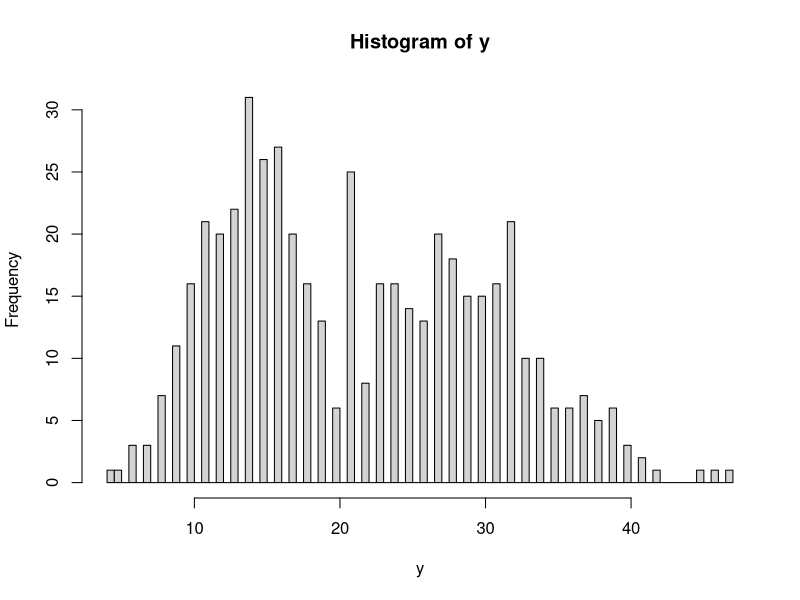
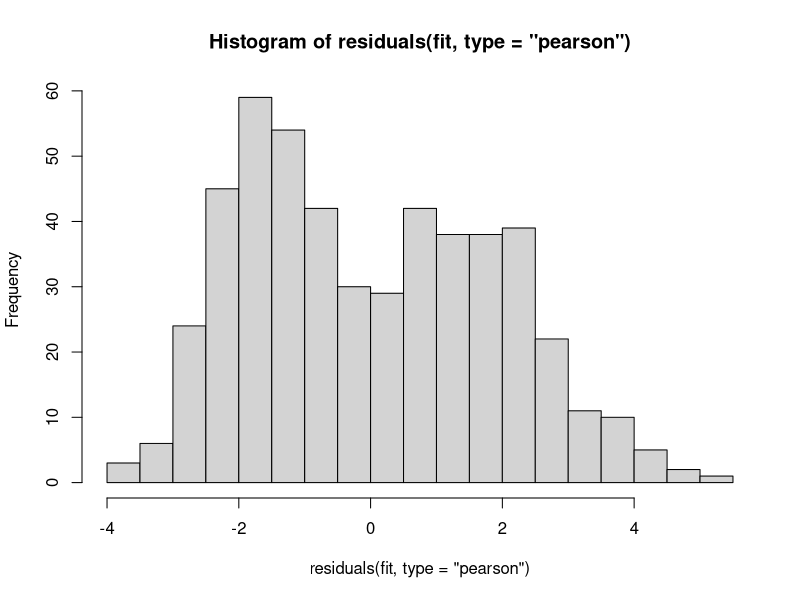
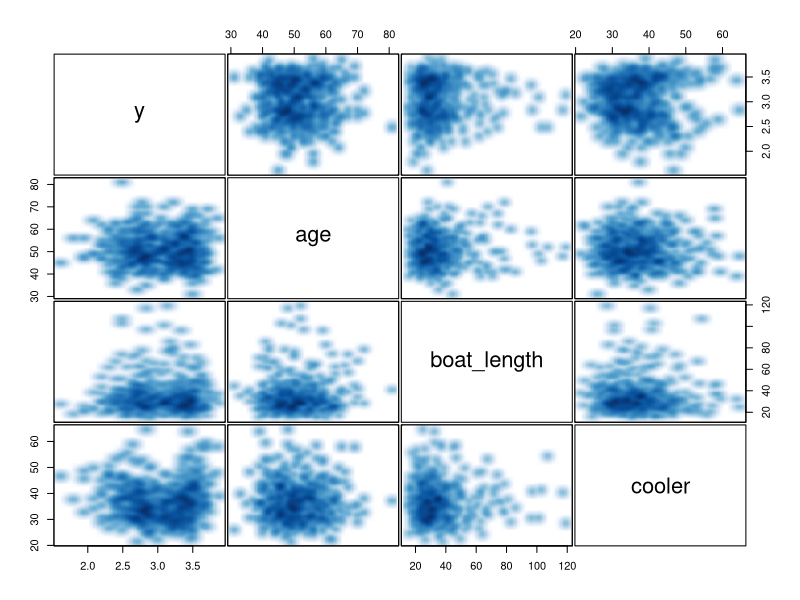
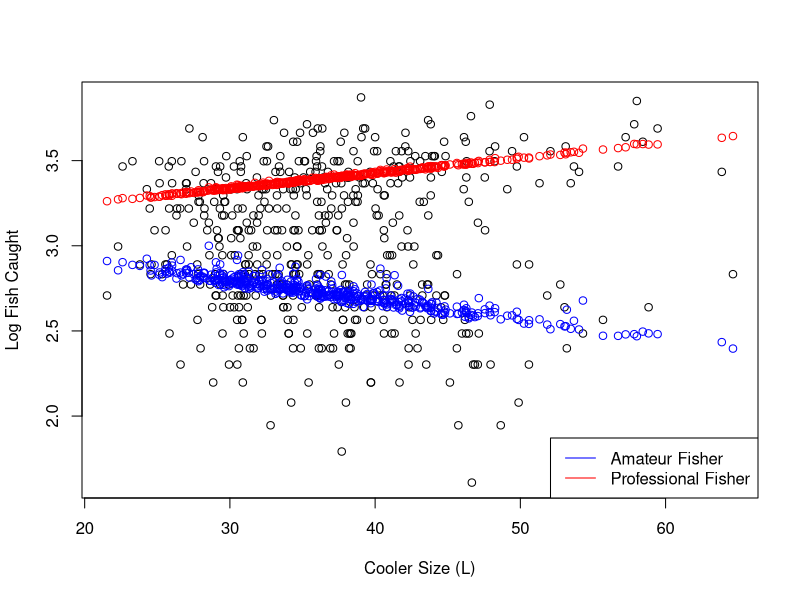
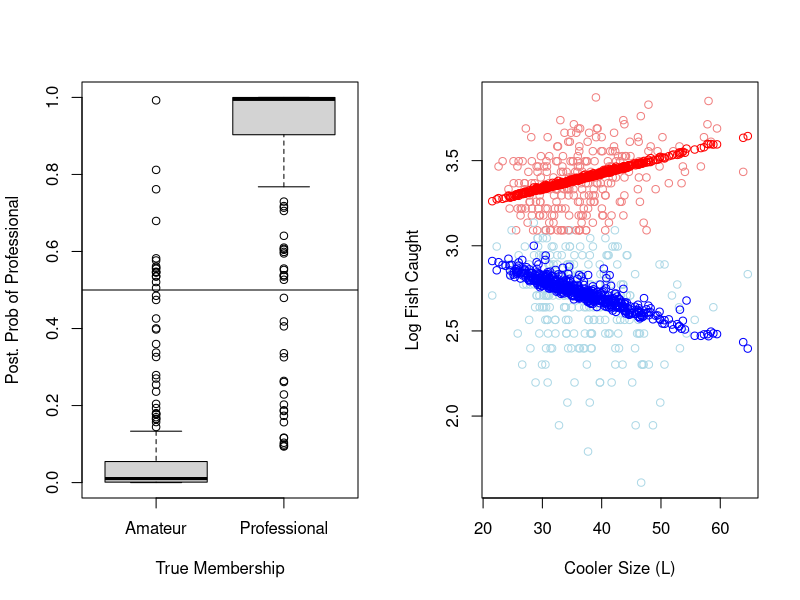

Source code (R) for these figures, in order: (Note: a time limit stopped this script after it produced the figures.)
## ---- chunk 1
knitr::opts_chunk$set(echo = TRUE)
## ---- chunk 2

## set the seed
set.seed(2)

## set sample size
n = 500

## create design matrix consisting of variables cooler size, boat length, and age
cooler = round(rt(n, 15, 35), 2)
boat_length =  round(rt(n, 5, 30), 2)
age = round(rt(n, 25, 50))
X = model.matrix( ~ 1 + age + boat_length + cooler)

## set the model coefficients
# non-professional fisher proportion
pi1 = 0.5

# professional fisher proportion
pi2 = 1 - pi1

# Non-Pro regression coefs
beta_1 = matrix(c(3, 0, 0,-.01), ncol = 1)

# Pro regression coefs
beta_2 = matrix(c(3, 0, 0, .01), ncol = 1) # Pro- coefs, larger boat cooler = more fish

## simulate the data
# generate group membership vector
group_indicators = rbinom(n, 1, pi2) # 1 = Pro, 0 = Non Pro

# Simulate y given group membership
y = rep(0, n)

# non pro y
y[group_indicators == 0] = rpois(n = sum(group_indicators == 0),
                                 lambda = exp(X[group_indicators == 0, ] %*% beta_1))

# pro y
y[group_indicators == 1] = rpois(n = sum(group_indicators == 1),
                                 lambda = exp(X[group_indicators == 1, ] %*% beta_2))

## write to file, commented out since only done once for HW
# write.table(cbind(y, X[,-1]), file = './em/fish.txt', quote = F, col.names = T, row.names = F,  sep = "\t")
## ---- chunk 3
fit = glm(y ~ X - 1, family = poisson())
summary(fit)
## ---- chunk 4
hist(y, breaks =  100)
## ---- chunk 5
hist(residuals(fit, type="pearson"), breaks = 20)
## ---- chunk 6
# create combined matrix object
mat = cbind(log(y + 1), X[, -1])

# name the first column y
colnames(mat)[1] = "y"

# plot each column against each other using pairs and smoothscatter
pairs(
  mat,
  panel = function(...)
    smoothScatter(..., nrpoints = 0, add = TRUE),
  gap = 0.2
)
## ---- chunk 7
### Initialization and setup

## starting parameters
# convergence threshold
tol = 10 ^ -5
# max number of EM iterations
maxit = 50
# iteration counter
iter = 0
# arbitrary large to avoid triggering the while loop for delta
eps = Inf
# arbitrary large value to set the inital ll to
ll = -10000
# list object for M-step
fit = list()
# Number of mixture components, K
K = 2

## create posterior probability matrix
# First col is p(z_i = 1 | y_o, theta^{(t)}, amateur
# Second col is p(z_i = 2 | y_o, theta^{(t)}, professional
pp = matrix(0, n, K)

# name the columns
colnames(pp) = c("amateur", "prof")

## use informative initialization,  assuming lower counts --> amateur
#  choose prop of samples that are amateur first
#  should vary this and re-run to evaluate multiple starting points/partitions
prop_ama = 0.6

# set everything greater than prop_ama'th percentile to be professional
pp[, 2] = (y > quantile(y, prop_ama)) ^ 2
pp[, 1] = 1 - pp[, 2]

### now start the EM algorithm
start = Sys.time()
while (eps > tol & iter < maxit) {
  ## save old ll
  ll0 = ll
  
  
  ## start M-step (Sec. 2.2.4)
  # pi, mean of each pp column
  pi = colMeans(pp)
  
  # beta_k, weighted glm's based on pp
  for (k in 1:K)
    fit[[k]] = glm(y ~ X - 1, family = poisson(), weights = pp[, k])
  
  
  ## start E-step (Sec. 2.2.3)
  # calculate numerator, fitted values are exp(X %*% beta_hat)
  for (k in 1:K)
    pp[, k] = pi[k] * dpois(y, lambda = fit[[k]]$fitted)
  
  # divide by denominator, the sum across components in each i
  pp = pp / rowSums(pp)
  
  
  ## calculate LL (Sec 2.2.1)
  # Calculate sum across K inside the log for each subject
  interior_sum = rep(0, length(y))
  for (k in 1:K)
    interior_sum = interior_sum + pi[k] * dpois(y, lambda = fit[[k]]$fitted)
  
  # Take the log of each, then sum across the n subjects to get the ll
  ll = sum(log(interior_sum))
  
  ## calculate relative change in log likelihood
  eps  = abs(ll - ll0) / abs(ll0)
  
  ## update iterator
  iter = iter + 1
  if (iter == maxit)
    warning("Iteration limit reached without convergence")
  
  
  ## print out info to keep track
  cat(sprintf("Iter: %d logL: %.2f pi1: %.3f  eps:%f\n", iter, ll, pi[1], eps))
}

end = Sys.time()
print(end - start)
  
## ---- chunk 8
# print the mixture proportion estimates
print(pi)

# print the coefficients pertaining to the first mixture component
print(fit[[1]]$coef)

# print the coefficients pertaining to the second mixture component
print(fit[[2]]$coef)
## ---- chunk 9
plot(cooler, log(y + 1), ylab = "Log Fish Caught", xlab = "Cooler Size (L)")
points(cooler, log(fit[[1]]$fitted + 1), col = "blue")
points(cooler, log(fit[[2]]$fitted + 1), col = "red")
legend(
  c("Amateur Fisher", "Professional Fisher"),
  col = c("blue", "red"),
  x = "bottomright",
  lty = c(1, 1)
) 
## ---- chunk 10
# boxplot
par(mfrow = c(1, 2))
boxplot(pp[, 2] ~ factor(group_indicators, labels =  c("Amateur", "Professional")),
        ylab = "Post. Prob of Professional",
        xlab = "True Membership")
abline(h = 0.5)

# scatterplot
colvec = rep("lightblue", length(y))
colvec[pp[, 2] > .5] = "lightcoral"
plot(cooler,
     log(y + 1),
     ylab = "Log Fish Caught",
     xlab = "Cooler Size (L)",
     col = colvec)

# add fitted values by subpopulation
points(cooler, log(fit[[1]]$fitted + 1), col = "blue")
points(cooler, log(fit[[2]]$fitted + 1), col = "red")
## ---- chunk 11
pois.two.mix.reg.em = function(y, X, tol, maxit, prop1, trace = 0) {
  ## starting parameters
  # iteration counter
  iter = 0
  # arbitrary large to avoid triggering the while loop for delta
  eps = Inf
  # arbitrary large value to set the inital ll to
  ll = -10000
  # list object for M-step
  fit = list()
  # Number of mixture components, K
  K = 2
  
  ## create posterior probability matrix
  # First col is p(z_i = 1 | y_o, theta^{(t)}, amateur
  # Second col is p(z_i = 2 | y_o, theta^{(t)}, professional
  pp = matrix(0, n, K)
  
  # name the columns
  colnames(pp) = c("amateur", "prof")
  
  ## use informative initialization,  assuming lower counts --> amateur
  #  choose prop of samples that are amateur first
  #  should vary this and re-run to evaluate multiple starting points/partitions
  prop_ama = prop1
  
  # set everything greater than prop_ama'th percentile to be professional
  pp[, 2] = (y > quantile(y, prop_ama)) ^ 2
  pp[, 1] = 1 - pp[, 2]
  
  ### now start the EM algorithm
  start = Sys.time()
  while (eps > tol & iter < maxit) {
    ## save old ll
    ll0 = ll
    
    ## start M-step (Sec. 2.2.4)
    # pi, mean of each pp column
    pi = colMeans(pp)
    
    # beta_k, weighted glm's based on pp
    for (k in 1:K)
      fit[[k]] = glm(y ~ X - 1, family = poisson(), weights = pp[, k])
    
    
    ## start E-step (Sec. 2.2.3)
    # calculate numerator, fitted values are exp(X %*% beta_hat)
    for (k in 1:K)
      pp[, k] = pi[k] * dpois(y, lambda = fit[[k]]$fitted)
    
    # divide by denominator, the sum across components in each i
    pp = pp / rowSums(pp)
    
    
    ## calculate LL (Sec 2.2.1)
    # Calculate sum across K inside the log for each subject
    interior_sum = rep(0, length(y))
    for (i in 1:K)
      interior_sum = interior_sum + pi[k] * dpois(y, lambda = fit[[k]]$fitted)
    
    # Take the log of each, then sum across the n subjects to get the ll
    ll = sum(log(interior_sum))
    
    
    ## calculate relative change in log likelihood
    eps  = abs(ll - ll0) / abs(ll0)
    
    ## update iterator
    iter = iter + 1
    if (iter == maxit)
      warning("Iteration limit reached without convergence")
    
    ## print out info to keep track
    if (trace > 0)
      cat(sprintf("Iter: %d logL: %.2f pi1: %.3f  eps:%f\n", iter, ll, pi[1], eps))
  }
  
  ### return coefficients
  res = c(pi, fit[[1]]$coef, fit[[2]]$coef)
  names(res) = c(
    "pi1",
    "pi2",
    "int1",
    "age1",
    "boat_length1",
    "cooler1",
    "int2",
    "age2",
    "boat_length2",
    "cooler2"
  )
  return(res)
}
## ---- chunk 12
em_fit = pois.two.mix.reg.em(y=y, X= X,tol = tol,maxit = maxit, prop1 = prop_ama, trace = 1)
print(em_fit)
## ---- chunk 13

## set number of bootstrap samples of size n to draw
B = 100

## create matrix to save estimates
est  = matrix(NA, B, length(em_fit))

# start loop
for (i in 1:B) {
  # get indices for resampled observations with replacement
  index = sample(1:n, replace = T)
  
  # fit EM to resampled data
  res = pois.two.mix.reg.em(
    y = y[index],
    X = X[index,],
    tol = tol,
    maxit = maxit,
    prop1 = prop_ama,
    trace = 0
  )
  
  # save values
  est[i,] = res
  
  # print first 5 parameter estimates every 200 iterations for illustration
  if (floor(i / 20) == ceiling(i / 20))
    print(round(est[i, 1:5], 4))
}
## ---- chunk 14
cov(est)[1:5,1:5]
## ---- chunk 15
print(sqrt(diag(cov(est))))
## ---- chunk 16
## generate the data
set.seed(10)

## set sample size
n = 10000

## create design matrix
cooler = round(rt(n, 15, 35), 2)
boat_length =  round(rt(n, 5, 30), 2)
age = round(rt(n, 25, 50))
X = model.matrix( ~ 1 + age + boat_length + cooler)


## set coefficients
  # amateur proportion
  pi1 = 0.5 
  # professional proportion
  pi2 = 1 - pi1 
  # Ama coefs, larger boat cooler = less fish
  beta_1 = matrix(c(3, 0, 0,-.01), ncol = 1) 
  # Pro coefs, larger boat cooler = more fish
  beta_2 = matrix(c(3, 0, 0, .01), ncol = 1) 
  # set dispersion
  phi = 10


## simulate data
  # generate group membership indicator vector
  group_indicators = rbinom(n, 1, pi2) # 1 = P, 0 = NP
  
  # create empty y vector
  y = rep(0, n)
  
  # simulate responses for Amagroup
  y[group_indicators == 0] = rnbinom(
    n = sum(group_indicators == 0),
    mu = exp(X[group_indicators == 0, ] %*% beta_1),
    size = phi
  )
  
  # simulate responses for Pro group 
  y[group_indicators == 1] = rnbinom(
    n = sum(group_indicators == 1),
    mu = exp(X[group_indicators == 1, ] %*% beta_2),
    size = phi
  )

## ---- chunk 17
### Initialization and setup
library (MASS)

## starting parameters
  # convergence threshold
  tol = 10 ^ -10
  # max number of EM iterations
  maxit = 1000
  # iteration counter
  iter = 0
  # arbitrary large to avoid triggering the while loop for delta
  eps = Inf
  # arbitrary large value to set the inital ll to
  ll = -10000
  # list object for M-step
  fit = list()
  # Number of mixture components, K
  K = 2

## create posterior probability matrix
  # First col is p(z_i = 1 | y_o, theta^{(t)}, amateur
  # Second col is p(z_i = 2 | y_o, theta^{(t)}, professional
  pp = matrix(0, n, K)

  # name the columns
  colnames(pp) = c("amateur", "prof")

## use informative initialization,  assuming lower counts --> amateur
  #  choose prop of samples that are amateur first
  #  should vary this and re-run to evaluate multiple starting points/partitions
  prop_ama = 0.6

  # set everything greater than prop_ama'th percentile to be professional
  pp[, 2] = (y > quantile(y, prop_ama)) ^ 2
  pp[, 1] = 1 - pp[, 2]


### now start the EM algorithm
start = Sys.time()
while (eps > tol & iter < maxit) {
  ## save old ll
    ll0 = ll
  
  ## start M-step
    # pi, mean of component pp's
    pi = colMeans(pp)
  
    # beta_k and theta_k, weighted glm's based on pp
    for (k in 1:K)
      fit[[k]] = glm.nb(y ~ X - 1, weights = pp[, k])
  
  
  ## start E-step
    # calculate numerator
    for (k in 1:K)
      pp[, k] = pi[k] * dnbinom(y, mu = fit[[k]]$fitted, size = fit[[k]]$theta)
    
    # divide by denominator, the sum across components in each i
    pp = pp / rowSums(pp)
  
  
  ## calculate LL
    # Calculate sum across K inside the log for each subject
    interior_sum = rep(0, length(y))
    for (k in 1:K)
      interior_sum = interior_sum + pi[k] * dnbinom(y, mu = fit[[k]]$fitted, size = fit[[k]]$theta)
    
    # Take the log of each, then sum across the n subjects to get the ll
    ll = sum(log(interior_sum))
  
  ## calculate relative change in log likelihood
    eps  = abs(ll - ll0) / abs(ll0)
  
  ## update iterator
    iter = iter + 1
    if (iter == maxit)
      warning("Iteration limit reached without convergence")
  
  ## print out info to keep track
    if (floor(iter / 20) == ceiling(iter / 20))
      cat(
        sprintf(
          "Iter: %d logL: %.2f pi1: %.3f theta1: %.3f glm.nb1, eps:%f\n",
          iter,
          ll,
          pi[1],
          fit[[1]]$theta,
          eps
        )
      )
}

end = Sys.time()
print(end - start)
## ---- chunk 18


# function to perform above initialization steps to initialized pp matrix
pp.init = function(K, col_names, prop) {
  
  ## create posterior probability matrix
    # First col is p(z_i = 1 | y_o, theta^{(t)}, amateur
    # Second col is p(z_i = 2 | y_o, theta^{(t)}, professional
    n = length(y)
    pp = matrix(0, n, K)
  
    # name the columns
    colnames(pp) = col_names
  
  ## use informative initialization,  assuming lower counts --> amateur
    # note that this is only specific for K=2, but can generalize for higher K cases
    # also could just use random initilization
    pp[, 2] = (y > quantile(y, prop)) ^ 2
    pp[, 1] = 1 - pp[, 2]
  
  return(pp)
}


# M-step function
m.step = function(y, X, pp, fit, K = 2) {
  
  ## pi, mean of component pp's
  pi = colMeans(pp)
  
  ## beta_k and theta_k, weighted glm's based on pp
  for (k in 1:K)
    fit[[k]] = glm.nb(y ~ X - 1, weights = pp[, k])
  
  return(list(pi = pi, fit = fit))
}


# E-step function
e.step = function(y, pp, m) {
  
  ## extract m step objects from m
  pi = m$pi
  fit = m$fit
  
  ## calculate numerator
  for (k in 1:K)
    pp[, k] = pi[k] * dnbinom(y, mu = fit[[k]]$fitted, size = fit[[k]]$theta)
  
  ## divide by denominator, the sum across components in each i
  pp = pp / rowSums(pp)
  
  return(pp)
}


# log likelihood function
ll.nb.mix = function(y, m) {
  
  ## extract m step objects from m
  pi = m$pi
  fit = m$fit
  
  ## Calculate sum across K inside the log for each subject
  interior_sum = rep(0, length(y))
  for (k in 1:K)
    interior_sum = interior_sum + pi[k] * dnbinom(y, mu = fit[[k]]$fitted, size = fit[[k]]$theta)
  
  ## Take the log of each, then sum across the n subjects to get the ll
  ll = sum(log(interior_sum))
  
  return(ll)
}

## ---- chunk 19
nb.two.mix.reg.em = function(y,
                             X,
                             tol = 10 ^ -10,
                             maxit = 1000,
                             prop,
                             trace = 0) {
  ## starting parameters
    iter = 0
    eps = Inf
    ll = -10000
    fit = list()
    K = 2
  
  ## initialize posterior probability matrix
    pp = pp.init(
      prop = prop,
      K = K,
      col_names = c("amateur", "prof")
    )
  
  ## now start the EM algorithm
  start = Sys.time()
  while (eps > tol & iter < maxit) {
    
    ## save old ll
      ll0 = ll
    
    ## start M-step
      m = m.step(y = y,
                 X = X,
                 pp = pp,
                 fit = fit)
      
    ## start E-step
      pp = e.step(y = y, m = m, pp = pp)
    
    ## calculate LL
      ll = ll.nb.mix(y = y, m = m)
    
    ## calculate relative change in LL
      eps  = abs(ll - ll0) / abs(ll0)
    
    ## update iterator
      iter = iter + 1
      if (iter == maxit)
        warning("Iteration limit reached without convergence")
      
    ## print out info to keep track
      if (floor(iter / 20) == ceiling(iter / 20) &
          trace > 0)
        cat(
          sprintf(
            "Iter: %d logL: %.2f pi1: %.3f theta1: %.3f glm.nb1, eps:%f\n",
            iter,
            ll,
            m$pi[1],
            m$fit[[1]]$theta,
            eps
          )
        )
  }
  
  end = Sys.time()
  print(end - start)
}
## ---- chunk 20
em_fit = nb.two.mix.reg.em(y = y,
                           X = X,
                           prop = prop_ama,
                           trace = 1)
## ---- chunk 21
phi.ml <-
  function(y, mu, n = sum(weights), weights, limit = 10,
           eps = .Machine$double.eps^0.25,
           trace = FALSE,
           p0 = NULL #  added this option new to pass starting values
           ){
    lambda = 1E-50    
    # score 
    score <- function(n, ph, mu, y, w){
      sum(w*(digamma((1/ph) + y) - digamma(1/ph) + log(1/ph) +
               1 - log((1/ph) + mu) - (y + (1/ph))/(mu + (1/ph))))*(-1/ph^2) + 2*lambda*ph
    }
    # hessian
    info <- function(n, ph, mu, y, w){
      sum(w*( - trigamma((1/ph) + y) + trigamma((1/ph)) - ph +
                2/(mu + (1/ph)) - (y + (1/ph))/(mu + (1/ph))^2))*(1/ph^4) + 2*lambda
    }
    if(inherits(y, "lm")) {
      mu <- y$fitted.values
      y <- if(is.null(y$y)) mu + residuals(y) else y$y
    }
    
    if(missing(weights)) weights <- rep(1, length(y))
    #t0 <- n/sum(weights*(y/mu - 1)^2)
    if(is.null(p0)){ ## added this in new
      p0 <- sum(weights*(y/mu - 1)^2)/n
    }
    
    it <- 0
    del <- 1
    if(trace) message(sprintf("phi.ml: iter %d 'phi = %f'",
                              it, signif(p0)), domain = NA)
    while((it <- it + 1) < limit && abs(del) > eps) {
      p0 <- abs(p0)
      del <- score(n, p0, mu, y, weights)/(i <- info(n, p0, mu, y, weights))
      p0 <- p0 + del
      if(trace) message("phi.ml: iter", it," phi =", signif(p0))
    }
    
    if(p0 < 0) {
      p0 <- 0
      warning("estimate truncated at zero")
      attr(p0, "warn") <- gettext("estimate truncated at zero")
    }
    
    if(it == limit) {
      warning("iteration limit reached")
      attr(p0, "warn") <- gettext("iteration limit reached")
    }
    attr(p0, "SE") <- sqrt(1/i)
    res <- list(p0=p0)
    return(res)
  }
## ---- chunk 22

m.step = function(y, X, pp, fit, K = 2) {
  
  ## pi, mean of component pp's
    pi = colMeans(pp)
  
  
  ## beta_k given prior theta and beta, weighted glm's based on pp
    if (length(fit) == 0) {
      
      # if fit is uninitialized (no starting estimate for beta or theta), then
      # no e-step update
      
      # fit a simple poisson model for beta
        for (k in 1:K)
          fit[[k]] = glm(y ~ X - 1, weights = pp[, k], family = poisson())
        
    } else{
        
      #  fit a NB regression model for beta given prior theta_k and beta_k
        for (k in 1:K) {
          fit[[k]] = glm(
            y ~ X - 1,
            weights = pp[, k],
            family = negative.binomial(theta = fit[[k]]$theta),
            start = fit[[k]]$coefficients
          )
      }
  }
  
  ## theta_k given update for beta_k and prior theta_k
    # returns 1/phi actually so need to invert
    for (k in 1:K) {
      
      if (is.null(fit[[k]]$theta)) {
        
        # if no prior estimate of theta, then do regular phi.ml update
          fit[[k]]$theta = 1 / phi.ml(y = y,
                                      mu = fit[[k]]$fitted,
                                      weights = pp[, k])$p0
          
      } else{
        
        #otherwise, pass prior value of theta as starting
          fit[[k]]$theta = 1 / phi.ml(
            y = y,
            mu = fit[[k]]$fitted,
            weights = pp[, k],
            p0 = 1 / fit[[k]]$theta ## here
          )$p0
        
      }
    }
  
  return(list(pi = pi, fit = fit))
}



# now lets rerun
em_fit = nb.two.mix.reg.em(y = y,
                           X = X,
                           prop = prop_ama,
                           trace = 1)

## ---- chunk 23
m.step = function(y, X, pp, fit, K = 2) {
  
  ## pi, mean of component pp's
    pi = colMeans(pp)
  
  
  ## beta_k given prior theta, weighted glm's based on pp
    if (length(fit) == 0) {
      
      # if fit is uninitialized (no starting estimate for beta or theta), then
      # no e-step update
      
      # fit a simple poisson model for beta
        for (k in 1:K)
          fit[[k]] = glm(y ~ X - 1, weights = pp[, k], family = poisson())
        
    } else{
      
      # estep update after pi_k, since prior fit exists
        pp = e.step(y = y,
                    m = list(pi = pi, fit = fit),
                    pp = pp)
        
      #  fit a NB regression model for beta given prior theta
        for (k in 1:K) {
          fit[[k]] = glm(
            y ~ X - 1,
            weights = pp[, k],
            family = negative.binomial(theta = fit[[k]]$theta),
            start = fit[[k]]$coefficients
          )
          
          # estep update after each beta_k
          pp = e.step(y = y,
                    m = list(pi = pi, fit = fit),
                    pp = pp)
      }
    
      
  }
  
  ## theta_k given update for beta_k
    # returns 1/phi actually so need to invert
    for (k in 1:K) {
      if (is.null(fit[[k]]$theta)) {
        
        # if no prior estimate of theta, then do the usual
          fit[[k]]$theta = 1 / phi.ml(y = y,
                                      mu = fit[[k]]$fitted,
                                      weights = pp[, k])$p0
          
      } else{
        #otherwise, pass prior value of theta as starting
          fit[[k]]$theta = 1 / phi.ml(
            y = y,
            mu = fit[[k]]$fitted,
            weights = pp[, k],
            p0 = 1 / fit[[k]]$theta
          )$p0
          
        # estep update after each theta_k
        pp = e.step(y = y,
                    m = list(pi = pi, fit = fit),
                    pp = pp)
      }
    }
  
  return(list(pi = pi, fit = fit))
}


# now lets rerun
em_fit = nb.two.mix.reg.em(y = y,
                           X = X,
                           prop = prop_ama,
                           trace = 1)   
